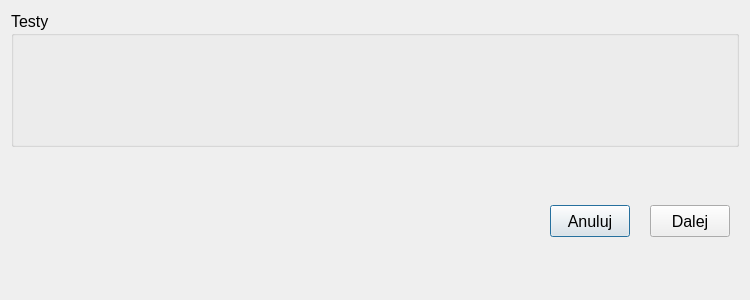
<?xml version="1.0" encoding="UTF-8"?>
<ui version="4.0">
 <class>WyborTestu</class>
 <widget class="QDialog" name="WyborTestu">
  <property name="geometry">
   <rect>
    <x>0</x>
    <y>0</y>
    <width>750</width>
    <height>300</height>
   </rect>
  </property>
  <property name="minimumSize">
   <size>
    <width>750</width>
    <height>300</height>
   </size>
  </property>
  <property name="maximumSize">
   <size>
    <width>1920</width>
    <height>1200</height>
   </size>
  </property>
  <property name="font">
   <font>
    <family>Arial</family>
    <pointsize>12</pointsize>
   </font>
  </property>
  <property name="windowTitle">
   <string>Wybierz test</string>
  </property>
  <layout class="QVBoxLayout" name="verticalLayout">
   <item>
    <widget class="QGroupBox" name="groupBox">
     <property name="title">
      <string>Testy</string>
     </property>
     <layout class="QGridLayout" name="gridLayout"/>
    </widget>
   </item>
   <item>
    <widget class="QWidget" name="widget" native="true">
     <layout class="QHBoxLayout" name="horizontalLayout">
      <property name="spacing">
       <number>20</number>
      </property>
      <item>
       <spacer name="horizontalSpacer">
        <property name="orientation">
         <enum>Qt::Horizontal</enum>
        </property>
        <property name="sizeHint" stdset="0">
         <size>
          <width>504</width>
          <height>20</height>
         </size>
        </property>
       </spacer>
      </item>
      <item>
       <widget class="QPushButton" name="pbCancel">
        <property name="maximumSize">
         <size>
          <width>80</width>
          <height>32</height>
         </size>
        </property>
        <property name="text">
         <string>Anuluj</string>
        </property>
        <property name="icon">
         <iconset theme="media-playback-stop">
          <normaloff>.</normaloff>.</iconset>
        </property>
       </widget>
      </item>
      <item>
       <widget class="QPushButton" name="pbNext">
        <property name="minimumSize">
         <size>
          <width>40</width>
          <height>32</height>
         </size>
        </property>
        <property name="maximumSize">
         <size>
          <width>80</width>
          <height>32</height>
         </size>
        </property>
        <property name="text">
         <string>Dalej</string>
        </property>
        <property name="icon">
         <iconset theme="media-playback-start">
          <normaloff>.</normaloff>.</iconset>
        </property>
       </widget>
      </item>
     </layout>
    </widget>
   </item>
  </layout>
 </widget>
 <resources/>
 <connections/>
</ui>
